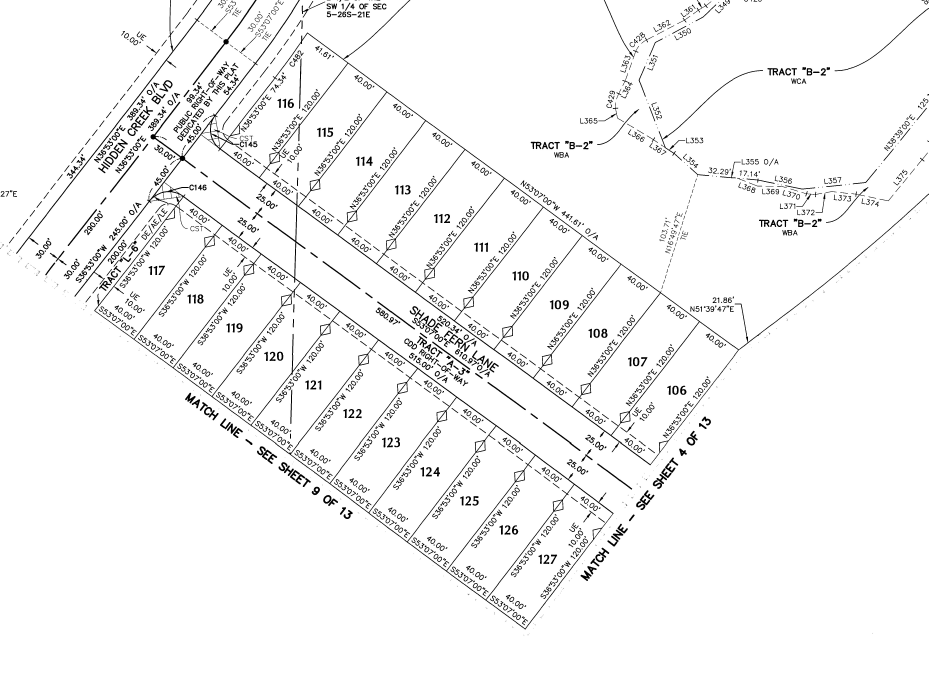
#> input picture outputs/debug_crops/lot_109_crop.jpg, 4643 x 3384 px (shown at 1/5 size); its folder holds only this picture in this run
$ python lot_detector_qwen.py ../outputs/debug_crops/lot_109_crop.jpg ../outputs/debug_crops/lot_113_crop.jpg 3
#> lines starting #> are read from the running program, lines starting #| are printed output that depends on the picture
#> in load_image, img is the input picture: PIL image 4643x3384 RGB; min 0, max 255, mean 244.9
#| [Loader] 4643x3384px
"""
lot_detector_qwen.py
---------------------
Lot number detection using Qwen2.5-VL-3B via Ollama.

Why Qwen2.5-VL:
  - Has spatial reasoning: understands "number inside polygon" context
  - Knows the difference between lot numbers, bearings, distances
  - 3B variant runs on CPU with ~4GB RAM (Q4 quantization)
  - Free, local, open source, no GPU needed
  - Runs via Ollama — simple API, handles quantization automatically

Why tiling:
  - Full plat map is too dense — model gets confused
  - Each tile shows only 2-4 lots — easy to find the right one
  - 4x3 = 12 overlapping tiles, stop at first confident match

Install:
  1. Install Ollama: https://ollama.com/download
  2. Pull model: ollama pull qwen2.5vl:3b
  3. Start server: ollama serve (runs automatically on install)

Test:
  python lot_detector_qwen.py plats/plat8.pdf 23
  python lot_detector_qwen.py plats/plat8.pdf 109 0
"""

import io
import re
import sys
import json
import time
import base64
import urllib.request
import urllib.error
from pathlib import Path
from typing import Optional, Tuple, List, Dict

from PIL import Image, ImageDraw


# ─────────────────────────────────────────────
# CONFIG
# ─────────────────────────────────────────────

OLLAMA_URL       = "http://localhost:11434"
# Set to whatever you have available
# qwen2.5vl:3b  = CPU-friendly, less accurate
# qwen2.5vl:7b  = needs 8GB RAM, better
# qwen2.5vl:8b  = best results (confirmed on Colab GPU)
OLLAMA_MODEL     = "qwen2.5vl:7b"     # change to :3b for CPU-only

THUMB_WIDTH      = 1200   # thumbnail width for tiling
TILE_COLS        = 4      # 4 columns
TILE_ROWS        = 3      # 3 rows = 12 tiles total
TILE_OVERLAP_PCT = 0.20   # 20% overlap — lots at tile edges are never missed
# Padding strategy — adaptive based on detected bbox size
# Small lot bbox → more padding needed to capture boundaries
# Large lot bbox → less padding needed (boundaries already visible)
LOT_CROP_PADDING_MIN = 0.02   # 2% minimum padding
LOT_CROP_PADDING_MAX = 0.05   # 5% maximum padding (was 8% — too large)

OLLAMA_TIMEOUT   = 120    # seconds per tile (CPU is slow)

# After the number is detected, we do ONE extra model pass on a wider
# window around the number to find the parcel polygon's edges, then
# crop centered on the polygon. If the polygon-edge pass fails, we
# fall back to a generous symmetric crop centered on the NUMBER.
ENABLE_POLYGON_PASS    = True  # set False to skip extra call (faster)
POLY_PASS_WINDOW_MULT  = 8.0   # window around number = 8x number size
POLY_PASS_MIN_WINDOW   = 600   # but at least 600px on each axis
POLY_PASS_MAX_WIDTH    = 1400  # downscale window to this width before sending
FALLBACK_CROP_MULT     = 6.0   # fallback crop = number_size * this, on each side
FALLBACK_CROP_MIN      = 500   # min fallback crop size in px on each axis


# ─────────────────────────────────────────────
# OLLAMA CLIENT
# ─────────────────────────────────────────────

def _check_ollama() -> bool:
    """Checks if Ollama is running and model is available."""
    try:
        req  = urllib.request.Request(f"{OLLAMA_URL}/api/tags")
        resp = urllib.request.urlopen(req, timeout=5)
        data = json.loads(resp.read())
        models = [m["name"] for m in data.get("models", [])]
        model_base = OLLAMA_MODEL.split(":")[0]
        available = any(model_base in m for m in models)
        if not available:
            print(f"[LotDetector] ⚠️  Model {OLLAMA_MODEL} not found")
            print(f"[LotDetector]    Run: ollama pull {OLLAMA_MODEL}")
            return False
        return True
    except Exception as e:
        print(f"[LotDetector] ❌ Ollama not running: {e}")
        print(f"[LotDetector]    Install: https://ollama.com/download")
        print(f"[LotDetector]    Then run: ollama pull {OLLAMA_MODEL}")
        return False


# [39 lines left out: function _call_ollama_vision, not called in this run]


# ─────────────────────────────────────────────
# TILING
# ─────────────────────────────────────────────

def _make_thumb(image: Image.Image, max_width: int):
    """Creates thumbnail. Returns (thumb, scale_x, scale_y)."""
#> called with max_width = 1200
    ow, oh = image.size
#> ow = 4643; oh = 3384
    if ow <= max_width:
        return image.copy(), 1.0, 1.0
    r = max_width / ow
#> r = 0.258
    t = image.resize((max_width, int(oh * r)), Image.LANCZOS)
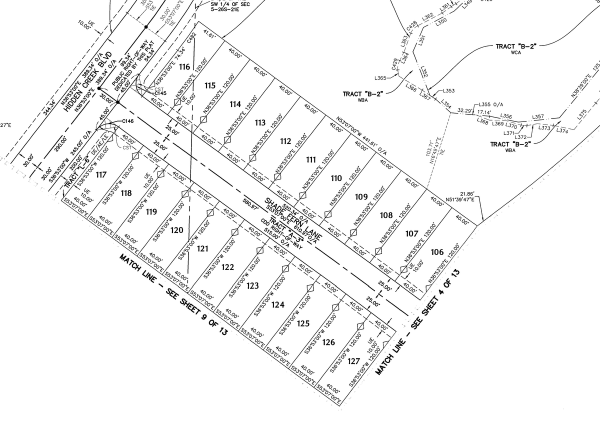
#> t: PIL image 1200x874 RGB (shown at 1/2 size); min 0, max 255, mean 244.3
    return t, 1.0 / r, 1.0 / r


# [109 lines left out: functions _build_tiles, _parse_bbox_from_response, _tile_bbox_to_original, not called in this run]


# ─────────────────────────────────────────────
# MAIN LOT DETECTOR
# ─────────────────────────────────────────────

class LotDetector:
    """
    Tiled Qwen2.5-VL lot detector via Ollama.

    Divides plat map into 12 overlapping tiles.
    Asks Qwen2.5-VL to find the specific lot number in each tile.
    Stops at first confident detection.

    Qwen2.5-VL understands spatial context:
      - Knows lot numbers sit inside polygon boundaries
      - Distinguishes lot numbers from bearings/distances/curve refs
      - Returns approximate bbox of the lot number location
    """

    def __init__(self):
        self.available = _check_ollama()
        if self.available:
            print(f"[LotDetector] ✅ Qwen2.5-VL via Ollama ready")
            print(f"[LotDetector]    Model: {OLLAMA_MODEL}")
            print(f"[LotDetector]    Grid : {TILE_COLS}x{TILE_ROWS} tiles")

    # [288 lines left out: functions find_lot, _crop_centered_on_polygon, _center_crop, _build_polygon_prompt, crop_lot, not called in this run]


# ─────────────────────────────────────────────
# IMAGE LOADER
# ─────────────────────────────────────────────

def load_image(file_path: str, page_number: int = 0) -> Image.Image:
    """Loads full-resolution image from PDF or image file."""
    import fitz
    Image.MAX_IMAGE_PIXELS = None
    ext = Path(file_path).suffix.lower()

    if ext == ".pdf":
        doc    = fitz.open(file_path)
        page   = doc[page_number]
        images = page.get_images(full=True)
        if images:
            xref = images[0][0]
            bimg = doc.extract_image(xref)
            img  = Image.open(io.BytesIO(bimg["image"])).convert("RGB")
        else:
            pix = page.get_pixmap(matrix=fitz.Matrix(200/72, 200/72))
            img = Image.frombytes("RGB", [pix.width, pix.height], pix.samples)
        doc.close()
    else:
        img = Image.open(file_path).convert("RGB")

    print(f"[Loader] {img.size[0]}x{img.size[1]}px")
    return img


# ─────────────────────────────────────────────
# DEBUG VISUALIZATION
# ─────────────────────────────────────────────

# [45 lines left out: function save_debug, not called in this run]


# ─────────────────────────────────────────────
# STANDALONE TEST SCRIPT
# ─────────────────────────────────────────────

if __name__ == "__main__":
    """
    Test lot detection independently.

    Usage:
      python lot_detector_qwen.py <file> <lot_number> [page_number]

    Examples:
      python lot_detector_qwen.py plats/plat8.pdf 23
      python lot_detector_qwen.py plats/plat8.pdf 109 0
      python lot_detector_qwen.py plats/scan.jpg 45

    Setup (one-time):
      1. Install Ollama: https://ollama.com/download
      2. ollama pull qwen2.5vl:3b
      3. ollama serve   (or it starts automatically)
    """

    if len(sys.argv) < 3:
        print("Usage: python lot_detector_qwen.py <pdf_or_image> "
              "<lot_number> [page_number]")
        sys.exit(1)

    file_path  = sys.argv[1]
    lot_number = sys.argv[2]
    page_num   = int(sys.argv[3]) if len(sys.argv) > 3 else 0

    print("=" * 60)
    print("  QWEN2.5-VL LOT DETECTOR — TEST")
    print("=" * 60)
    print(f"  File    : {file_path}")
    print(f"  Lot     : {lot_number}")
    print(f"  Page    : {page_num}")
    print(f"  Model   : {OLLAMA_MODEL} via Ollama")
    print(f"  Tiles   : {TILE_COLS}x{TILE_ROWS} "
          f"with {TILE_OVERLAP_PCT*100:.0f}% overlap")
    print("=" * 60 + "\n")

    t0    = time.time()
    image = load_image(file_path, page_num)
    thumb, _, _ = _make_thumb(image, THUMB_WIDTH)

#> (the run stopped early here; a loop or call above may not have finished)

$ run again, on outputs/debug_crops/lot_113_crop.jpg
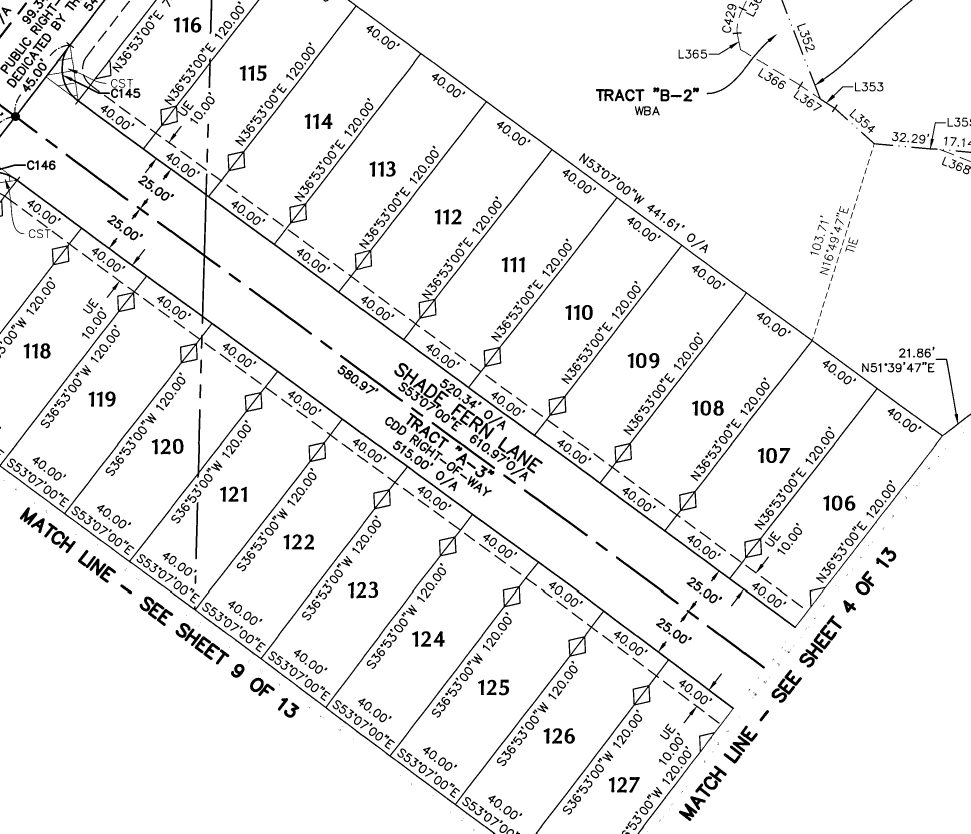
#> input picture outputs/debug_crops/lot_113_crop.jpg, 2911 x 2500 px (shown at 1/3 size)
#> in load_image, img is the input picture: PIL image 2911x2500 RGB; min 0, max 255, mean 239.4
#| [Loader] 2911x2500px
#> in _make_thumb, `t = image.resize((max_width, int(oh * r)), Image.LANCZOS)`:
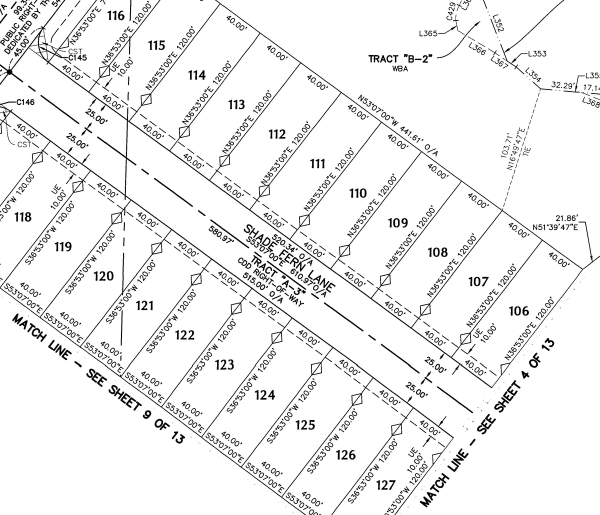
#> t: PIL image 1200x1030 RGB (shown at 1/2 size); min 0, max 255, mean 239.2

$ run again, on outputs/debug_crops/lot_116_crop.jpg
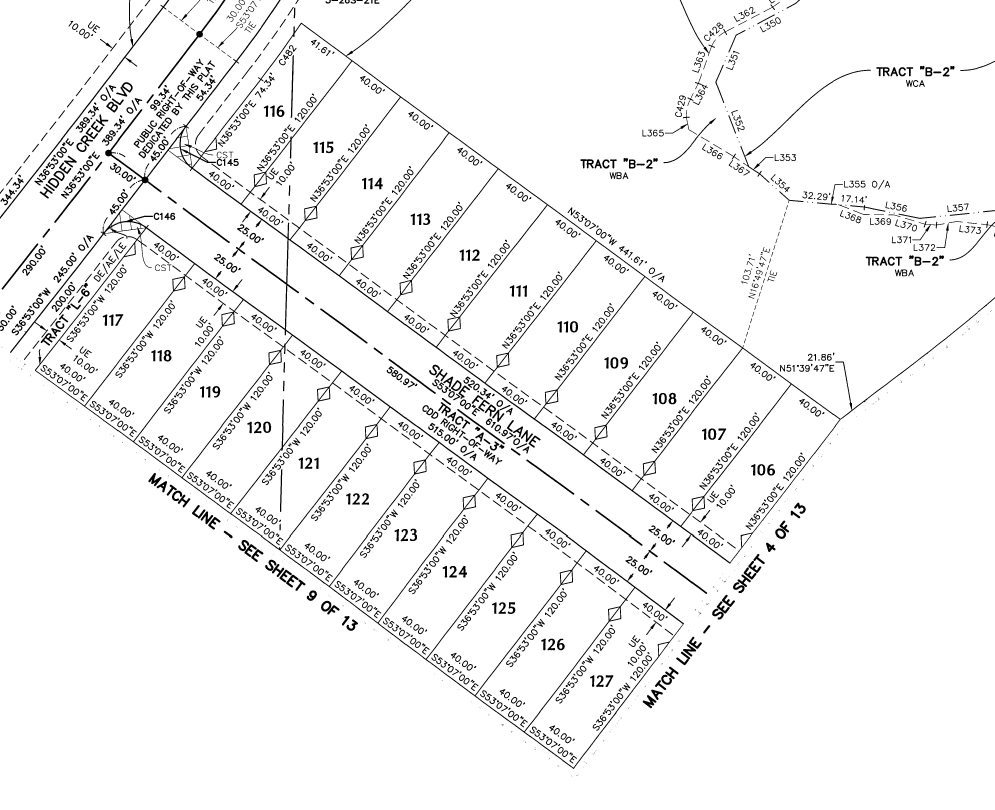
#> input picture outputs/debug_crops/lot_116_crop.jpg, 3979 x 3240 px (shown at 1/4 size)
#> in load_image, img is the input picture: PIL image 3979x3240 RGB; min 0, max 255, mean 243.3
#| [Loader] 3979x3240px
#> in _make_thumb, `t = image.resize((max_width, int(oh * r)), Image.LANCZOS)`:
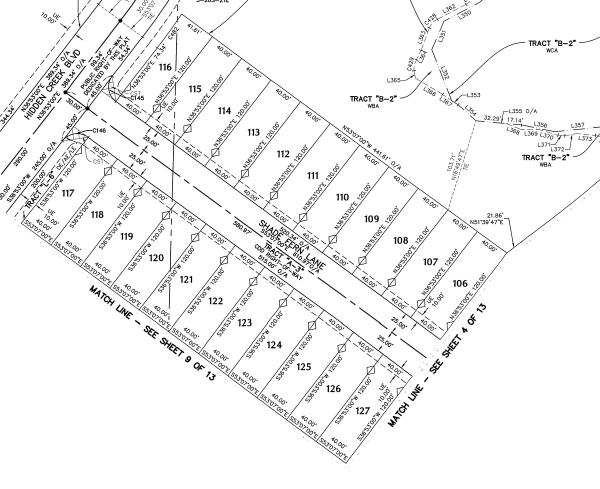
#> t: PIL image 1200x977 RGB (shown at 1/2 size); min 0, max 255, mean 242.8
